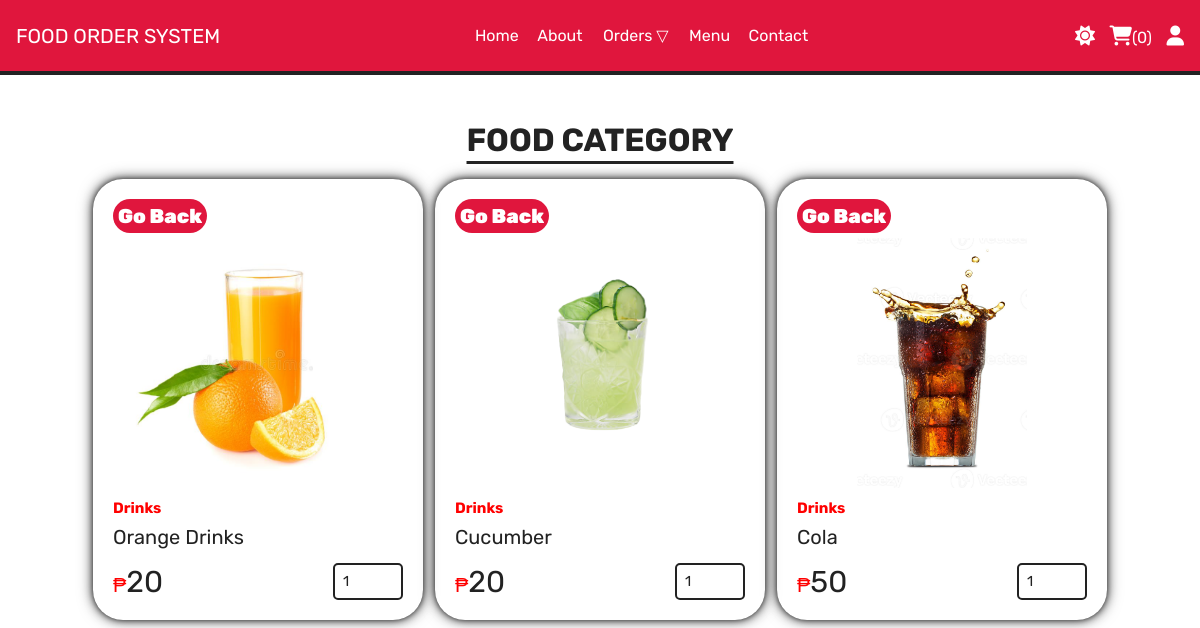
Page /category.php?category=drinks on the committed database.
### tables this page shows
CREATE TABLE `products` (
  `id` int(100) NOT NULL,
  `name` varchar(100) NOT NULL,
  `category` varchar(100) NOT NULL,
  `price` int(100) NOT NULL,
  `image` varchar(100) NOT NULL
);

### category.php (the view, shortened to what this page needs)
<?php
include 'components/connect.php';
?>
<!DOCTYPE html>
<html lang="en">
<head>
   <link rel="stylesheet" href="https://cdnjs.cloudflare.com/ajax/libs/font-awesome/6.4.0/css/all.min.css"
 />
   <link rel="stylesheet" href="css/style.css">
</head>
<body>
<?php include 'components/user_header.php';?>
<section class="products">
  <h1 class="title">Food Category</h1>
  <div class="box-container">
    <?php
      if (isset($_GET['category'])) {
        $category = $_GET['category'];
        $get_products = $conn->prepare("SELECT * FROM `products` WHERE category = ?");
        $get_products->execute([$category]);
        $products = $get_products->fetchAll(PDO::FETCH_ASSOC);
        if (count($products) > 0) {
          foreach ($products as $product) {
           ?>
            <form action="" method="post" class="box">
            <button style="color:white; font-weight: 900; padding: 5px; margin-bottom: 5px; font-size:20px; background-color:#E0163D; border-radius: 40px; cursor:pointer;" type="button" onclick="location.href='home.php';">Go Back</button>
              <img src="uploaded_img/<?= $product['image'] ?>" alt="">
              <h1 style="color: red;" class="category"><?= $product['category'] ?></h1>
              <div class="name"><?= $product['name'] ?></div>
              <div class="flex">
                <div class="price"><span style="color: red;">₱</span><?= $product['price'] ?></div>
                <input type="number" name="qty" class="qty" min="1" max="99" value="1" maxlength="2">
              </div>
            </form>
        <?php
          }
        } else {
          echo '<p class="empty">Sorry no food available!</p>';
        }
      } else {
        echo '<p class="empty" style="text-transform: uppercase;">Back to home and select category first!</p>';
      }
    ?>
  </div>
</section>
</body>
</html>

### css/style.css (style rules this page uses)
* { font-family: 'Rubik', sans-serif; margin: 0; padding: 0; box-sizing: border-box; outline: none; border: none; text-decoration: none; }
html { font-size: 62.5%; overflow-x: hidden; scroll-behavior: smooth; scroll-padding-top: 56px; }
section { margin: 0 auto; max-width: 1200px; padding: 16px; }
.title { text-align: center; margin-top: 30px; margin-bottom: 20px; font-size: 32px; color: #222; text-transform: uppercase; text-decoration: underline; text-underline-offset: 10px; }
.products .box-container { display: grid; grid-template-columns: repeat(auto-fit, 330px); justify-content: center; align-items: flex-start; gap: 12px; }
.products .box-container .box { border: none; box-shadow: 0 0 5px rgba(0, 0, 0, .5), 0 0 10px rgba(0, 0, 0, .5), 0 0 15px rgba(0, 0, 0, .5); padding: 20px; position: relative; overflow: hidden; border-radius: 30px; }
.products .box-container .box img { height: 250px; width: 100%; object-fit: contain; margin-bottom: 8px; }
.products .box-container .box .name { font-size: 20px; color: #222; margin: 8px 0; }
.products .box-container .box .flex { display: flex; align-items: center; gap: 10px; margin-top: 14px; }
.products .box-container .box .flex .price { margin-right: auto; font-size: 30px; color: #222; }
.products .box-container .box .flex .price span { color: #777; font-size: 20px; }
.products .box-container .box .flex .qty { padding: 8px; border: 2px solid #222; font-size: 14.4px; color: #222; border-radius: 5px; }

### rows in the picture
products: image (picture), category "Drinks", name "Orange Drinks", price "20"
products: image (picture), category "Drinks", name "Cucumber", price "20"
products: image (picture), category "Drinks", name "Cola", price "50"

### other values in the picture
$total_cart_items "0"
